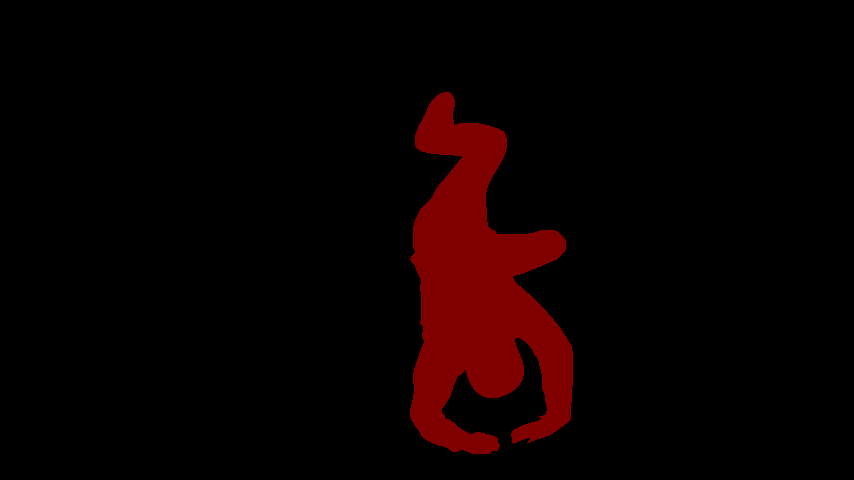
#> input picture output/single_object_annotations/breakdance/00039.png, 854 x 480 px; its folder holds only this picture in this run; the run also reads 1 picture not shown here
$ jupyter execute --allow-errors 00_binary_conversion-masks.ipynb
#> lines starting #> are read from the running program, lines starting #| are printed output that depends on the picture; after the words box and inside, x2 and y2 are one past the last pixel; in counts of white or black regions, pixels touching at a corner belong together
## Step 1: Load DAVIS Semantics JSON and Classify Sequences

#### This code loads davis_semantics.json and separates the sequence into two directiories—one for sequences with a single object and one for sequences with multiple objects

[cell 1]
import os
import json
import shutil
from pathlib import Path
#> (the rest of this cell did not finish here and is left out)

#### Checking whether all sequences from annotations are stored accordingly into the separate directories

[cell 2]
import os
import json
from pathlib import Path
#> (the rest of this cell did not finish here and is left out)

### STEP 2: Preprocessing the Single-Object Video Sequences' Frames for Generating Bounding Boxes

#### PT.1 Deriving Bounding Boxes: Grayscale Covnersion on Single-Object Sequences

[cell 3]
import cv2
import os
from pathlib import Path

# Input directory: where your single-object masked frames are stored.
input_dir = Path("output") / "single_object_annotations"
# Output directory for grayscale masks.
output_dir = Path("output") / "grayscale_single_object_masks"

# Create the output directory (and any parent directories) if they don't exist.
output_dir.mkdir(parents=True, exist_ok=True)

# Iterate over each sequence folder within the input directory.
for sequence_folder in input_dir.iterdir():
    if sequence_folder.is_dir():
        # Create a corresponding output folder for the sequence.
        sequence_output = output_dir / sequence_folder.name
        sequence_output.mkdir(parents=True, exist_ok=True)

        # Process each image file in the sequence folder.
        for img_file in sequence_folder.iterdir():
            if img_file.suffix.lower() in ['.png', '.jpg', '.jpeg']:
                # Read the mask in color mode.
                mask_color = cv2.imread(str(img_file), cv2.IMREAD_COLOR)
#> mask_color is the input picture: shape (480, 854, 3); mean B, G, R 0, 0, 10.3
                # Convert the color mask to grayscale.
                mask_gray = cv2.cvtColor(mask_color, cv2.COLOR_BGR2GRAY)
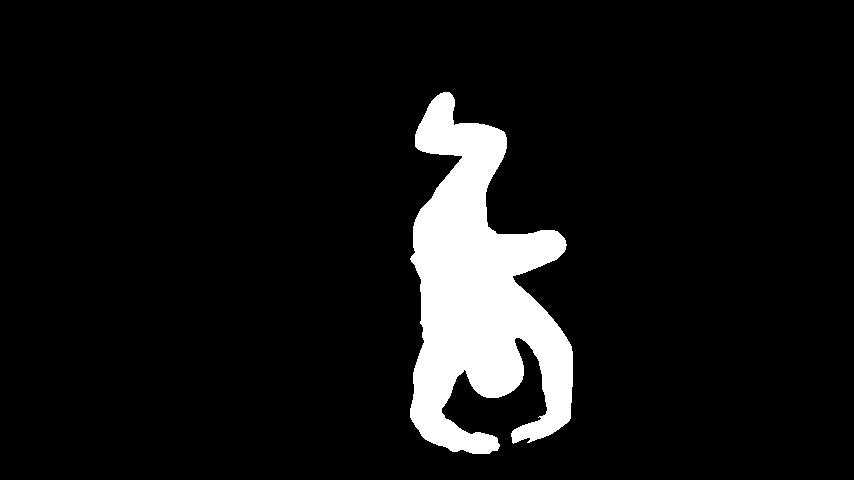
#> mask_gray: shape (480, 854); values 0 (black) and 38 (white), 8.1% white; 1 white region, box (x1, y1, x2, y2) and area: (410, 92, 573, 454) 33057
                # Construct the output path.
                output_path = sequence_output / img_file.name
                # Save the grayscale mask.
                cv2.imwrite(str(output_path), mask_gray)
                print(f"Converted {img_file} to grayscale and saved as {output_path}")
#> pass 2 of the loop `for sequence_folder in input_dir.iterdir():`:
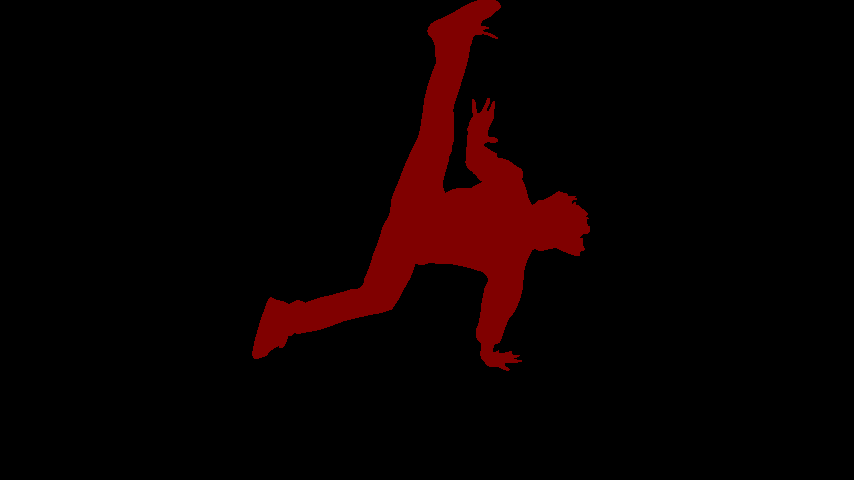
#> input picture output/single_object_annotations/breakdance-flare/00036.png, 854 x 480 px
#> mask_color is the input picture: shape (480, 854, 3); mean B, G, R 0, 0, 10.3
#> `mask_gray = cv2.cvtColor(mask_color, cv2.COLOR_BGR2GRAY)`:
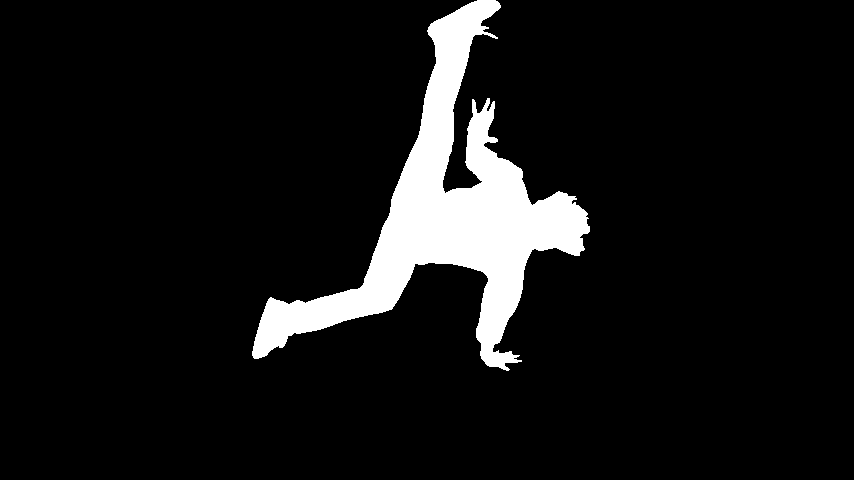
#> mask_gray: shape (480, 854); values 0 (black) and 38 (white), 8.1% white; 1 white region, box (x1, y1, x2, y2) and area: (252, 0, 590, 371) 33078

#### PT.2 Deriving Bounding Boxes: Binary Masks on Grayscaled Single-Object Sequences

[cell 4]
# Checking the graysclae value of the masks to choose the threshold at which the mask should become white
import cv2
import numpy as np
from pathlib import Path

# Define the root folder where your grayscale masks are stored.
# Adjust this path if necessary.
grayscale_dir = Path("output") / "grayscale_single_object_masks"

# Iterate over each sequence folder and then over each image file in those folders.
for sequence_folder in grayscale_dir.iterdir():
    if sequence_folder.is_dir():
        print(f"Sequence: {sequence_folder.name}")
        for img_file in sequence_folder.glob("*.*"):
            # Process only image files with common extensions.
            if img_file.suffix.lower() in ['.png', '.jpg', '.jpeg']:
                # Load the mask in grayscale.
                mask = cv2.imread(str(img_file), cv2.IMREAD_GRAYSCALE)
                if mask is None:
                    print(f"  Failed to load: {img_file}")
                    continue
                # Find unique pixel values.
                unique_vals = np.unique(mask)
                print(f"  {img_file.name}: {unique_vals}")
#> pass 2 of the loop `for sequence_folder in grayscale_dir.iterdir():`:

[cell 5]
# Checking the graysclae value of the mask to choose the threshold at which the mask should become white
from pathlib import Path
import cv2

mask_path = Path("output/grayscale_single_object_masks/dog/00000.png")
grayscale_mask = cv2.imread(str(mask_path), cv2.IMREAD_GRAYSCALE)
unique_vals = np.unique(grayscale_mask)
print("Unique pixel values in the grayscale mask:", unique_vals)
#| Unique pixel values in the grayscale mask: [ 0 38]

[cell 6]
import cv2
import numpy as np
import matplotlib.pyplot as plt
from pathlib import Path

def convert_to_binary_mask_otsu(grayscale_mask):
    """
    Applies Otsu's thresholding to a grayscale mask to produce a binary mask.
    """
    # Use Otsu's thresholding: the threshold value is automatically determined.
    ret, binary_mask = cv2.threshold(grayscale_mask, 0, 255, cv2.THRESH_BINARY + cv2.THRESH_OTSU)
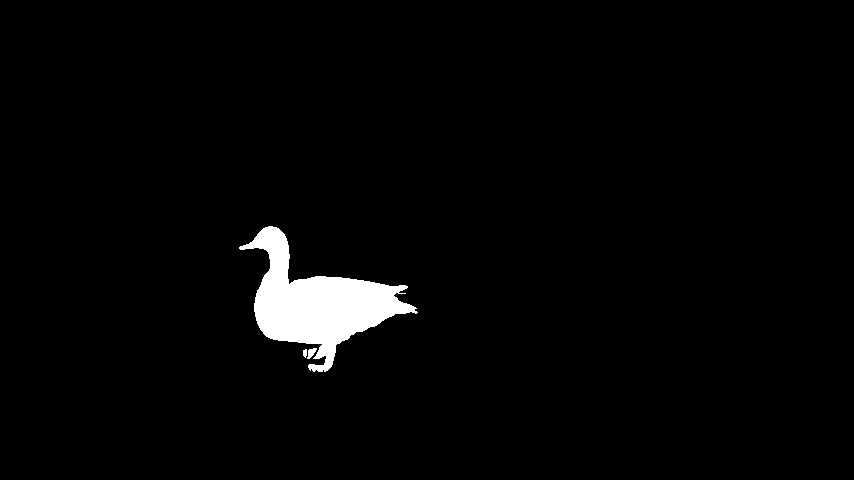
#> binary_mask: shape (480, 854); 2.4% white; 3 white regions, box (x1, y1, x2, y2) and area: (239, 226, 418, 372) 9929, (307, 348, 317, 359) 63, (303, 349, 307, 358) 29
#> ret = 0
    print(f"Otsu threshold: {ret}")
#| Otsu threshold: 0.0
    return binary_mask

# Example usage:
mask_path = Path("output/grayscale_single_object_masks/dog/00000.png")
grayscale_mask = cv2.imread(str(mask_path), cv2.IMREAD_GRAYSCALE)
binary_mask = convert_to_binary_mask_otsu(grayscale_mask)

plt.figure(figsize=(10, 5))
plt.subplot(1,2,1)
plt.imshow(grayscale_mask, cmap='gray')
plt.title("Grayscale Mask")
plt.axis('off')

plt.subplot(1,2,2)
plt.imshow(binary_mask, cmap='gray')
plt.title("Binary Mask (Otsu's)")
plt.axis('off')

plt.show()
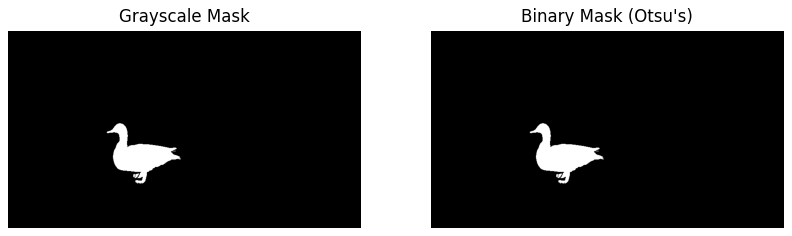
#> figure drawn by matplotlib, 2 panels

[cell 7]
import cv2
import numpy as np
from pathlib import Path

def convert_to_binary_mask_otsu(grayscale_mask):
    """
    Applies Otsu's thresholding to a grayscale mask to produce a binary mask.
    """
    ret, binary_mask = cv2.threshold(grayscale_mask, 0, 255, cv2.THRESH_BINARY + cv2.THRESH_OTSU)
    print(f"Otsu threshold: {ret}")
    return binary_mask

def process_and_save_binary_mask(input_mask_path, output_mask_path):
    """
    Loads a grayscale mask, converts it to a binary mask using Otsu's method,
    and saves the binary mask to the output path.
    """
    # Load the grayscale mask
    grayscale_mask = cv2.imread(str(input_mask_path), cv2.IMREAD_GRAYSCALE)
    if grayscale_mask is None:
        raise FileNotFoundError(f"Could not load mask from: {input_mask_path}")

    # Convert the mask using Otsu's thresholding
    binary_mask = convert_to_binary_mask_otsu(grayscale_mask)

    # Ensure the output directory exists
    output_mask_path.parent.mkdir(parents=True, exist_ok=True)

    # Save the binary mask
    cv2.imwrite(str(output_mask_path), binary_mask)
    print(f"Saved binary mask to: {output_mask_path}")

def process_all_single_object_masks(input_root, output_root):
    """
    Processes all single-object mask images found under the input_root directory.
    For each sequence folder, it converts each mask image to binary and saves it in the corresponding folder under output_root.
    """
    input_root = Path(input_root)
    output_root = Path(output_root)

    for sequence_folder in input_root.iterdir():
        if sequence_folder.is_dir():
            # Create corresponding output folder for this sequence
            sequence_output = output_root / sequence_folder.name
            sequence_output.mkdir(parents=True, exist_ok=True)
            print(f"Processing sequence: {sequence_folder.name}")

            # Process each image file in the sequence folder
            for img_file in sequence_folder.iterdir():
                if img_file.suffix.lower() in ['.png', '.jpg', '.jpeg']:
                    output_path = sequence_output / img_file.name
                    process_and_save_binary_mask(img_file, output_path)
#> pass 2 of the loop in process_all_single_object_masks, `for sequence_folder in input_root.iterdir():`:
